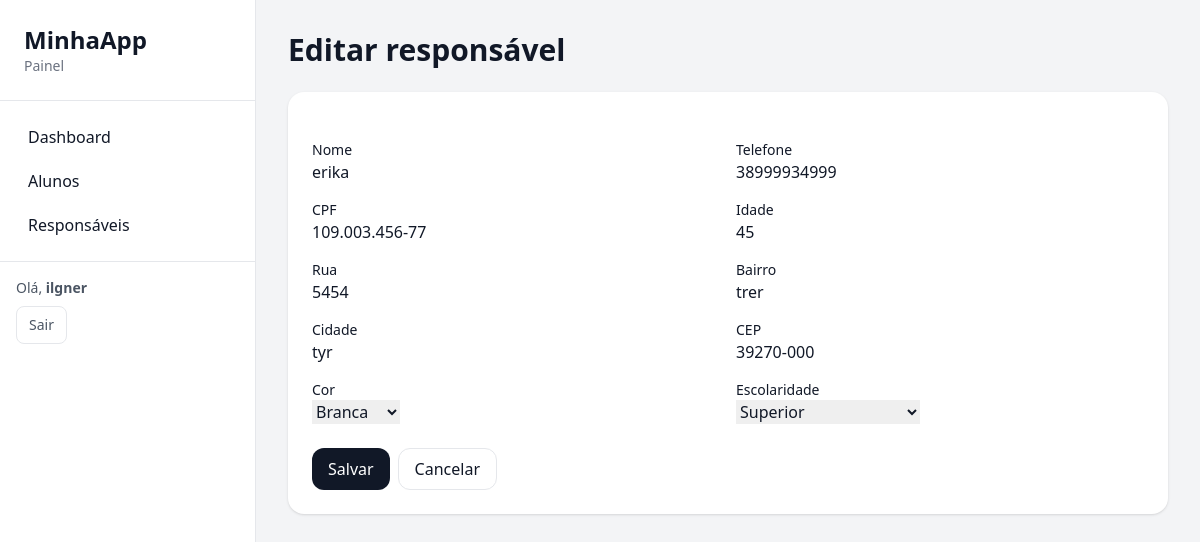
/responsaveis/1/editar/ (signed in), run on the app's committed database.
### responsaveis/models.py (models this page shows)
class Responsavel(models.Model):
    nome      = models.CharField(max_length=120)
    telefone  = models.CharField(max_length=20, blank=True, null=True)
    cpf       = models.CharField(max_length=14, blank=True, null=True)
    idade     = models.PositiveIntegerField(blank=True, null=True)
    rua       = models.CharField(max_length=200, blank=True, null=True)
    bairro    = models.CharField(max_length=120, blank=True, null=True)
    cidade    = models.CharField(max_length=120, blank=True, null=True)
    cep       = models.CharField(max_length=9, blank=True, null=True)
    cor            = models.CharField(max_length=20, choices=COR_CHOICES, blank=True, null=True)
    escolaridade   = models.CharField(max_length=20, choices=ESCOLARIDADE_CHOICES, blank=True, null=True)
    criado_em = models.DateTimeField(auto_now_add=True)
    atualizado_em = models.DateTimeField(auto_now=True)
    class Meta:
        ordering = ["nome"]
    def __str__(self):
        return self.nome

### responsaveis/views.py (the view, shortened to what this page needs)
# urls.py: path('<int:pk>/editar/', views.ResponsavelUpdateView.as_view(), name='update'),
class ResponsavelUpdateView(LoginRequiredMixin, UpdateView):
    model = Responsavel
    form_class = ResponsavelForm
    template_name = 'responsaveis/responsaveis_form.html'
    success_url = reverse_lazy('responsaveis:list')

### responsaveis/forms.py (shortened to what this page needs)
class ResponsavelForm(forms.ModelForm):
    class Meta:
        model = Responsavel
        fields = [
            "nome", "telefone", "cpf", "idade",
            "rua", "bairro", "cidade", "cep",
            "cor", "escolaridade",
        ]
        widgets = {
            "idade": forms.NumberInput(attrs={"min": 0, "step": 1, "inputmode": "numeric"}),
            "telefone": forms.TextInput(attrs={"placeholder": "(11) 91234-5678", "inputmode": "tel"}),
            "cpf": forms.TextInput(attrs={"placeholder": "000.000.000-00", "inputmode": "numeric"}),
            "cep": forms.TextInput(attrs={"placeholder": "00000-000", "inputmode": "numeric"}),
        }

### responsaveis/templates/responsaveis/responsaveis_form.html (shortened to what this page needs)
{% extends 'base.html' %}
{% block content %}
  <h1 class="text-2xl md:text-3xl font-bold mb-6">
    {{ view.object|yesno:"Editar responsável,Novo responsável" }}
  </h1>
  <form method="post" class="bg-white rounded-2xl shadow p-6 space-y-6">
    <div class="grid grid-cols-1 md:grid-cols-2 gap-4">
      <div>
        <label class="block text-sm font-medium">Nome</label>
        {{ form.nome }}
      </div>
      <div>
        <label class="block text-sm font-medium">Telefone</label>
        {{ form.telefone }}
      </div>
      <div>
        <label class="block text-sm font-medium">CPF</label>
        {{ form.cpf }}
      </div>
      <div>
        <label class="block text-sm font-medium">Idade</label>
        {{ form.idade }}
      </div>
      <div>
        <label class="block text-sm font-medium">Rua</label>
        {{ form.rua }}
      </div>
      <div>
        <label class="block text-sm font-medium">Bairro</label>
        {{ form.bairro }}
      </div>
      <div>
        <label class="block text-sm font-medium">Cidade</label>
        {{ form.cidade }}
      </div>
      <div>
        <label class="block text-sm font-medium">CEP</label>
        {{ form.cep }}
      </div>
      <div>
        <label class="block text-sm font-medium">Cor</label>
        {{ form.cor }}
      </div>
      <div>
        <label class="block text-sm font-medium">Escolaridade</label>
        {{ form.escolaridade }}
      </div>
    </div>
    <div class="flex gap-2">
      <button class="px-4 py-2 rounded-xl bg-gray-900 text-white">Salvar</button>
      <a href="{% url 'responsaveis:list' %}" class="px-4 py-2 rounded-xl border">Cancelar</a>
    </div>
  </form>
{% endblock %}

### dashboard/templates/base.html (shortened to what this page needs)
<!DOCTYPE html>
<html lang="pt-br">
<head>
    <script src="https://cdn.tailwindcss.com"></script>
</head>
<body class="bg-gray-100 text-gray-900">
    <div class="min-h-screen">
        <aside class="hidden md:block fixed inset-y-0 left-0 w-64 bg-white border-r">
            <div class="p-6 border-b">
                <a href="/" class="text-2xl font-bold">MinhaApp</a>
                <p class="text-sm text-gray-500">Painel</p>
            </div>
            <nav class="p-4 space-y-1">
                <a href="{% url 'dashboard:index' %}"
                    class="block px-3 py-2 rounded-lg hover:bg-gray-100 font-medium">Dashboard</a>
                <a href="{% url 'alunos:list' %}"
                    class="block px-3 py-2 rounded-lg hover:bg-gray-100 font-medium">Alunos</a>
                <a href="{% url 'responsaveis:list' %}"
                    class="block px-3 py-2 rounded-lg hover:bg-gray-100 font-medium">Responsáveis</a>
            </nav>
            <div class="p-4 border-t text-sm text-gray-600">
                {% if request.user.is_authenticated %}
                <div class="mb-2">Olá, <strong>{{ request.user.username }}</strong></div>
                <a href="{% url 'logout' %}"
                    class="inline-flex items-center px-3 py-2 rounded-lg border hover:bg-gray-50">Sair</a>
                {% else %}
                <a href="{% url 'login' %}"
                    class="inline-flex items-center px-3 py-2 rounded-lg bg-gray-900 text-white">Entrar</a>
                {% endif %}
            </div>
        </aside>
        <main class="md:ml-64 p-4 md:p-8">
            <div class="max-w-6xl mx-auto">
                {% block content %}{% endblock %}
            </div>
        </main>
    </div>
</body>
</html>

### data on the page
Responsavel: nome "erika", telefone "38999934999", cpf "109.003.456-77", idade "45", rua "5454", bairro "trer", cidade "tyr", cep "39270-000", cor "Branca", escolaridade "Superior"

### other printed values
{{ request.user.username }} "ilgner"
{{ view.object|yesno:"Editar responsável,Novo responsável" }} "Editar responsável"
